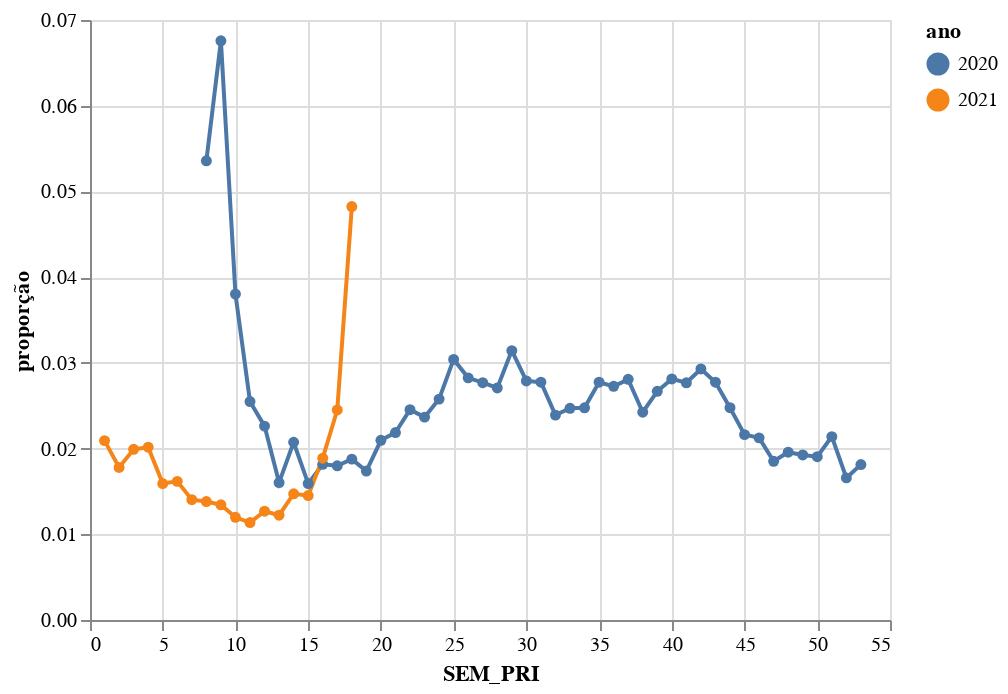

Notebook cell for this chart:
### Markdown cell above
## Proporção de casos de SRAG-COVID em crianças e adolecentes (até 19 anos)

### Code cell
#hide-input

index_cols = ['ano','SEM_PRI']
categories_cols =['faixa_etaria']

df_covid = df_srag.query('CLASSI_FIN == "COVID-19"')
df_casos_faixas = get_proportion_cases(df_covid,index_cols,categories_cols)
df_chart = df_casos_faixas.query('faixa_etaria == "00-20"')

alt.Chart(df_chart).mark_line(point=True).encode(
    x='SEM_PRI',
    y='proporção',
    color='ano:N',
    tooltip=['SEM_PRI','proporção','casos','ano']
)

### Figure 1 — Vega-Lite specification as saved in the notebook (floating-point values rounded to 4 significant figures)
{"config": {"view": {"continuousWidth": 400, "continuousHeight": 300}}, "data": {"name": "data-b71478dc9f2130131fc9b44898c4b090"}, "mark": {"type": "line", "point": true}, "encoding": {"color": {"type": "nominal", "field": "ano"}, "tooltip": [{"type": "quantitative", "field": "SEM_PRI"}, {"type": "quantitative", "field": "proporção"}, {"type": "quantitative", "field": "casos"}, {"type": "quantitative", "field": "ano"}], "x": {"type": "quantitative", "field": "SEM_PRI"}, "y": {"type": "quantitative", "field": "proporção"}}, "$schema": "https://vega.github.io/schema/vega-lite/v4.8.1.json", "datasets": {"data-b71478dc9f2130131fc9b44898c4b090": [{"ano": 2020, "SEM_PRI": 8, "faixa_etaria": "00-20", "proporção": 0.05357, "casos": 3}, {"ano": 2020, "SEM_PRI": 9, "faixa_etaria": "00-20", "proporção": 0.06757, "casos": 5}, {"ano": 2020, "SEM_PRI": 10, "faixa_etaria": "00-20", "proporção": 0.03802, "casos": 10}, {"ano": 2020, "SEM_PRI": 11, "faixa_etaria": "00-20", "proporção": 0.02548, "casos": 29}, {"ano": 2020, "SEM_PRI": 12, "faixa_etaria": "00-20", "proporção": 0.02262, "casos": 82}, {"ano": 2020, "SEM_PRI": 13, "faixa_etaria": "00-20", "proporção": 0.01603, "casos": 86}, {"ano": 2020, "SEM_PRI": 14, "faixa_etaria": "00-20", "proporção": 0.02074, "casos": 144}, {"ano": 2020, "SEM_PRI": 15, "faixa_etaria": "00-20", "proporção": 0.01591, "casos": 157}, {"ano": 2020, "SEM_PRI": 16, "faixa_etaria": "00-20", "proporção": 0.01816, "casos": 255}, {"ano": 2020, "SEM_PRI": 17, "faixa_etaria": "00-20", "proporção": 0.01799, "casos": 328}, {"ano": 2020, "SEM_PRI": 18, "faixa_etaria": "00-20", "proporção": 0.01877, "casos": 400}, {"ano": 2020, "SEM_PRI": 19, "faixa_etaria": "00-20", "proporção": 0.01737, "casos": 376}, {"ano": 2020, "SEM_PRI": 20, "faixa_etaria": "00-20", "proporção": 0.02096, "casos": 491}, {"ano": 2020, "SEM_PRI": 21, "faixa_etaria": "00-20", "proporção": 0.02186, "casos": 459}, {"ano": 2020, "SEM_PRI": 22, "faixa_etaria": "00-20", "proporção": 0.02453, "casos": 471}, {"ano": 2020, "SEM_PRI": 23, "faixa_etaria": "00-20", "proporção": 0.02367, "casos": 519}, {"ano": 2020, "SEM_PRI": 24, "faixa_etaria": "00-20", "proporção": 0.02577, "casos": 554}, {"ano": 2020, "SEM_PRI": 25, "faixa_etaria": "00-20", "proporção": 0.0304, "casos": 707}, {"ano": 2020, "SEM_PRI": 26, "faixa_etaria": "00-20", "proporção": 0.02825, "casos": 584}, {"ano": 2020, "SEM_PRI": 27, "faixa_etaria": "00-20", "proporção": 0.02769, "casos": 656}, {"ano": 2020, "SEM_PRI": 28, "faixa_etaria": "00-20", "proporção": 0.02707, "casos": 626}, {"ano": 2020, "SEM_PRI": 29, "faixa_etaria": "00-20", "proporção": 0.03143, "casos": 661}, {"ano": 2020, "SEM_PRI": 30, "faixa_etaria": "00-20", "proporção": 0.02789, "casos": 561}, {"ano": 2020, "SEM_PRI": 31, "faixa_etaria": "00-20", "proporção": 0.02774, "casos": 516}, {"ano": 2020, "SEM_PRI": 32, "faixa_etaria": "00-20", "proporção": 0.0239, "casos": 405}, {"ano": 2020, "SEM_PRI": 33, "faixa_etaria": "00-20", "proporção": 0.0247, "casos": 427}, {"ano": 2020, "SEM_PRI": 34, "faixa_etaria": "00-20", "proporção": 0.02476, "casos": 392}, {"ano": 2020, "SEM_PRI": 35, "faixa_etaria": "00-20", "proporção": 0.02774, "casos": 394}, {"ano": 2020, "SEM_PRI": 36, "faixa_etaria": "00-20", "proporção": 0.02726, "casos": 391}, {"ano": 2020, "SEM_PRI": 37, "faixa_etaria": "00-20", "proporção": 0.02808, "casos": 360}, {"ano": 2020, "SEM_PRI": 38, "faixa_etaria": "00-20", "proporção": 0.02424, "casos": 279}, {"ano": 2020, "SEM_PRI": 39, "faixa_etaria": "00-20", "proporção": 0.02668, "casos": 300}, {"ano": 2020, "SEM_PRI": 40, "faixa_etaria": "00-20", "proporção": 0.02812, "casos": 304}, {"ano": 2020, "SEM_PRI": 41, "faixa_etaria": "00-20", "proporção": 0.02768, "casos": 284}, {"ano": 2020, "SEM_PRI": 42, "faixa_etaria": "00-20", "proporção": 0.02929, "casos": 274}, {"ano": 2020, "SEM_PRI": 43, "faixa_etaria": "00-20", "proporção": 0.02774, "casos": 267}, {"ano": 2020, "SEM_PRI": 44, "faixa_etaria": "00-20", "proporção": 0.02477, "casos": 242}, {"ano": 2020, "SEM_PRI": 45, "faixa_etaria": "00-20", "proporção": 0.02163, "casos": 283}, {"ano": 2020, "SEM_PRI": 46, "faixa_etaria": "00-20", "proporção": 0.02125, "casos": 328}, {"ano": 2020, "SEM_PRI": 47, "faixa_etaria": "00-20", "proporção": 0.01852, "casos": 342}, {"ano": 2020, "SEM_PRI": 48, "faixa_etaria": "00-20", "proporção": 0.01958, "casos": 371}, {"ano": 2020, "SEM_PRI": 49, "faixa_etaria": "00-20", "proporção": 0.01925, "casos": 417}, {"ano": 2020, "SEM_PRI": 50, "faixa_etaria": "00-20", "proporção": 0.01905, "casos": 378}, {"ano": 2020, "SEM_PRI": 51, "faixa_etaria": "00-20", "proporção": 0.02139, "casos": 392}, {"ano": 2020, "SEM_PRI": 52, "faixa_etaria": "00-20", "proporção": 0.01658, "casos": 337}, {"ano": 2020, "SEM_PRI": 53, "faixa_etaria": "00-20", "proporção": 0.01813, "casos": 425}, {"ano": 2021, "SEM_PRI": 1, "faixa_etaria": "00-20", "proporção": 0.02093, "casos": 504}, {"ano": 2021, "SEM_PRI": 2, "faixa_etaria": "00-20", "proporção": 0.0178, "casos": 404}, {"ano": 2021, "SEM_PRI": 3, "faixa_etaria": "00-20", "proporção": 0.01992, "casos": 407}, {"ano": 2021, "SEM_PRI": 4, "faixa_etaria": "00-20", "proporção": 0.02016, "casos": 383}, {"ano": 2021, "SEM_PRI": 5, "faixa_etaria": "00-20", "proporção": 0.01592, "casos": 371}, {"ano": 2021, "SEM_PRI": 6, "faixa_etaria": "00-20", "proporção": 0.01618, "casos": 429}, {"ano": 2021, "SEM_PRI": 7, "faixa_etaria": "00-20", "proporção": 0.01404, "casos": 492}, {"ano": 2021, "SEM_PRI": 8, "faixa_etaria": "00-20", "proporção": 0.01382, "casos": 531}, {"ano": 2021, "SEM_PRI": 9, "faixa_etaria": "00-20", "proporção": 0.01344, "casos": 724}, {"ano": 2021, "SEM_PRI": 10, "faixa_etaria": "00-20", "proporção": 0.01198, "casos": 647}, {"ano": 2021, "SEM_PRI": 11, "faixa_etaria": "00-20", "proporção": 0.01137, "casos": 591}, {"ano": 2021, "SEM_PRI": 12, "faixa_etaria": "00-20", "proporção": 0.01269, "casos": 508}, {"ano": 2021, "SEM_PRI": 13, "faixa_etaria": "00-20", "proporção": 0.01222, "casos": 439}, {"ano": 2021, "SEM_PRI": 14, "faixa_etaria": "00-20", "proporção": 0.01472, "casos": 464}, {"ano": 2021, "SEM_PRI": 15, "faixa_etaria": "00-20", "proporção": 0.01452, "casos": 351}, {"ano": 2021, "SEM_PRI": 16, "faixa_etaria": "00-20", "proporção": 0.01888, "casos": 352}, {"ano": 2021, "SEM_PRI": 17, "faixa_etaria": "00-20", "proporção": 0.0245, "casos": 220}, {"ano": 2021, "SEM_PRI": 18, "faixa_etaria": "00-20", "proporção": 0.04824, "casos": 52}]}}
